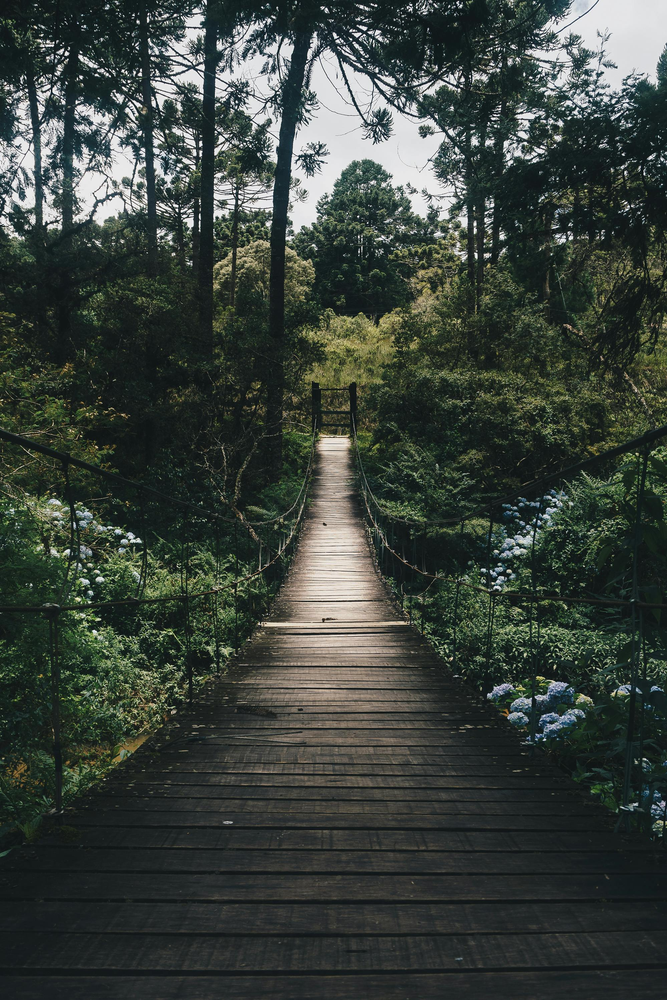
#> input picture Roberts Edge Detection/photo.png, 667 x 1000 px, shrunk from 1999 x 2998 before the run
$ python ' edge_detection.py'   (older library calls are emulated)
#> lines starting #> are read from the running program, lines starting #| are printed output that depends on the picture
import cv2
import numpy as np
import matplotlib.pyplot as plt
from scipy import ndimage

# Function to apply Roberts edge detection manually
def roberts_edge_detection(image):
    # Define the Roberts Cross operator kernels
    kernel_x = np.array([[1, 0], [0, -1]])
    kernel_y = np.array([[0, 1], [-1, 0]])

    # Convolve the image with the kernels
    gradient_x = ndimage.convolve(image, kernel_x)
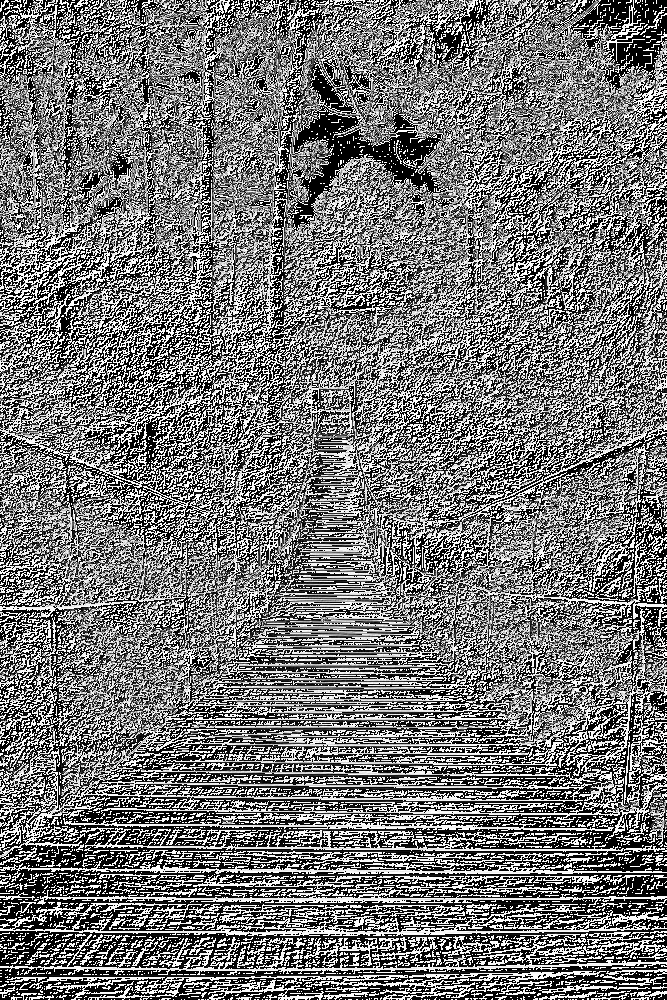
#> gradient_x: shape (1000, 667); min 0, max 255, mean 118.2
    gradient_y = ndimage.convolve(image, kernel_y)
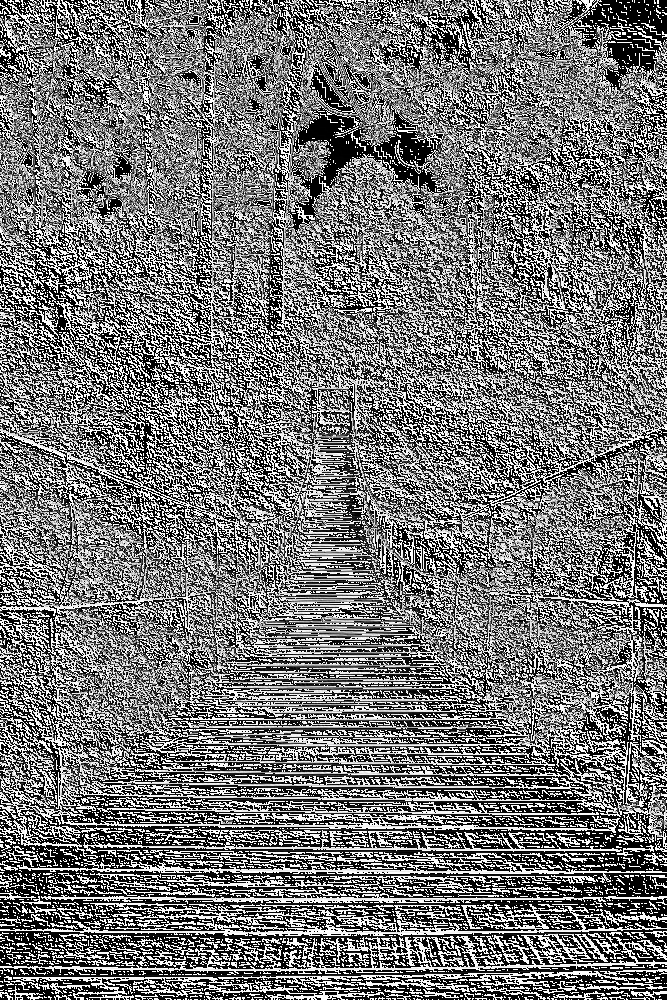
#> gradient_y: shape (1000, 667); min 0, max 255, mean 118.2

    # Calculate the gradient magnitude
    roberts = np.hypot(gradient_x, gradient_y)
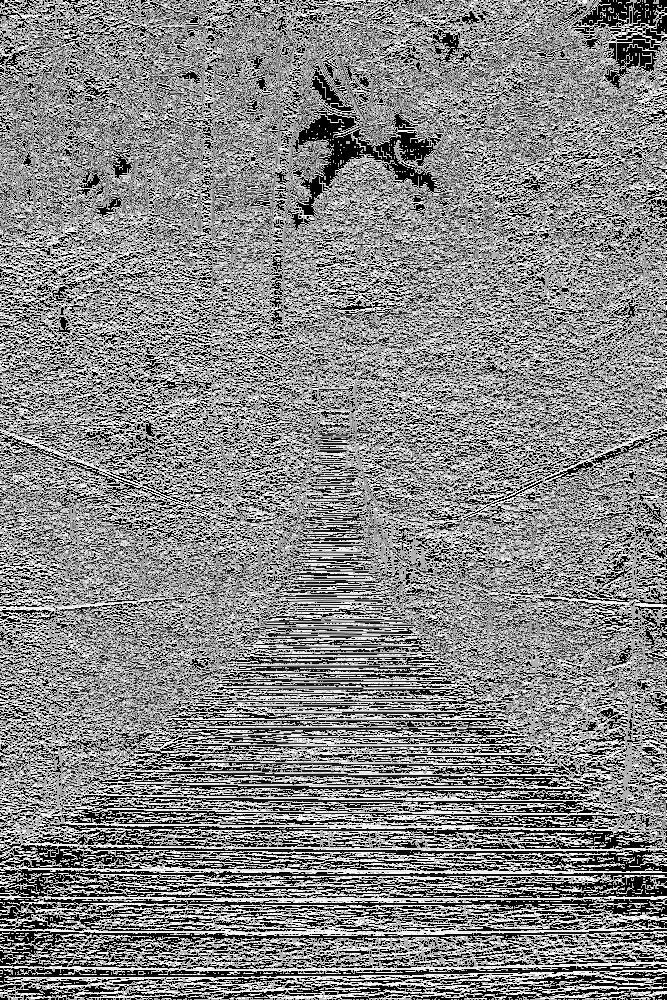
#> roberts: shape (1000, 667) float16; min 0, max 360.5, mean 192; drawn with min black and max white

    return roberts

# Function to apply Prewitt edge detection
def prewitt_edge_detection(image):
    # Prewitt operator kernels for detecting horizontal and vertical edges
    kernel_x = np.array([[1, 0, -1], [1, 0, -1], [1, 0, -1]])
    kernel_y = np.array([[1, 1, 1], [0, 0, 0], [-1, -1, -1]])

    # Apply convolution using kernels
    edges_x = cv2.filter2D(image, -1, kernel_x)
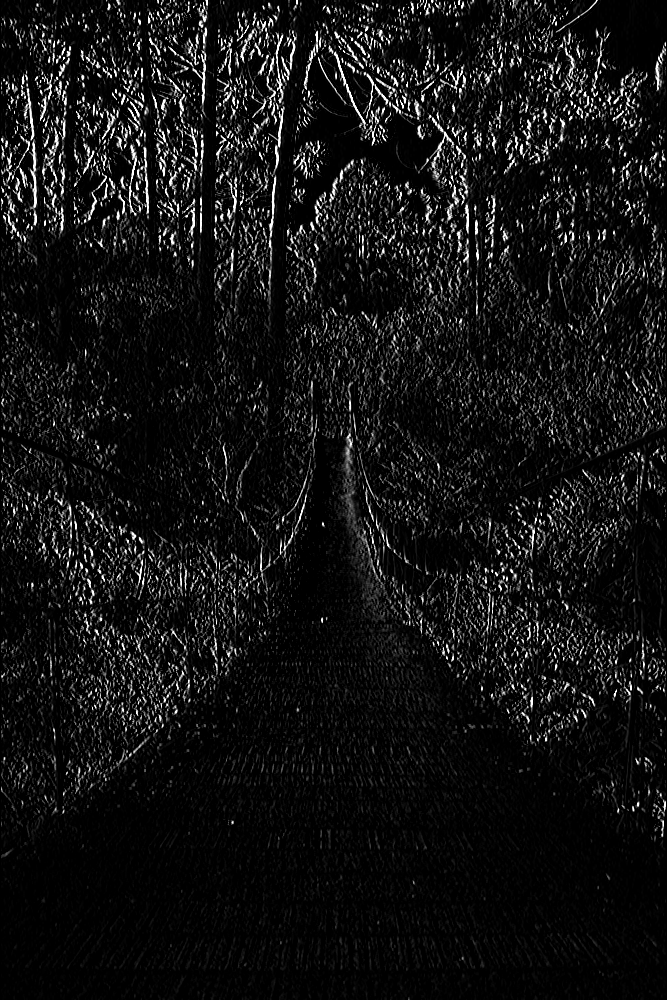
#> edges_x: shape (1000, 667); min 0, max 255, mean 19.4
    edges_y = cv2.filter2D(image, -1, kernel_y)

    # Combine horizontal and vertical edges
    prewitt = np.hypot(edges_x, edges_y)
    return prewitt

# Function to apply Sobel edge detection
def sobel_edge_detection(image):
    # Sobel operator for detecting edges in both x and y directions
    sobel_x = cv2.Sobel(image, cv2.CV_64F, 1, 0, ksize=3)
    sobel_y = cv2.Sobel(image, cv2.CV_64F, 0, 1, ksize=3)
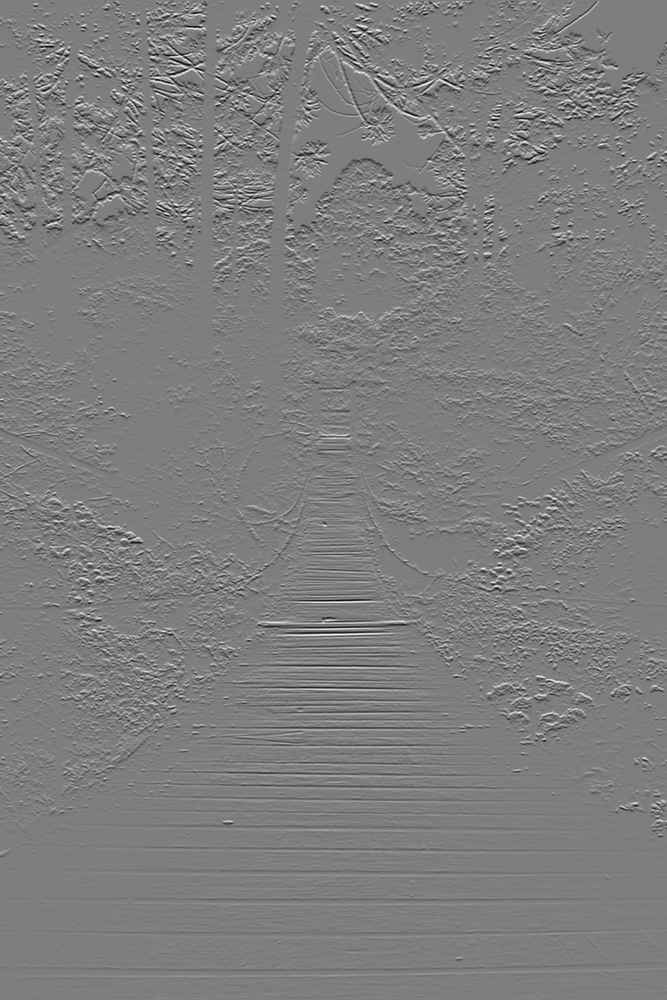
#> sobel_y: shape (1000, 667) float64; min -914, max 931, mean -0.2; drawn with min black and max white

    # Combine gradients
    sobel = cv2.magnitude(sobel_x, sobel_y)
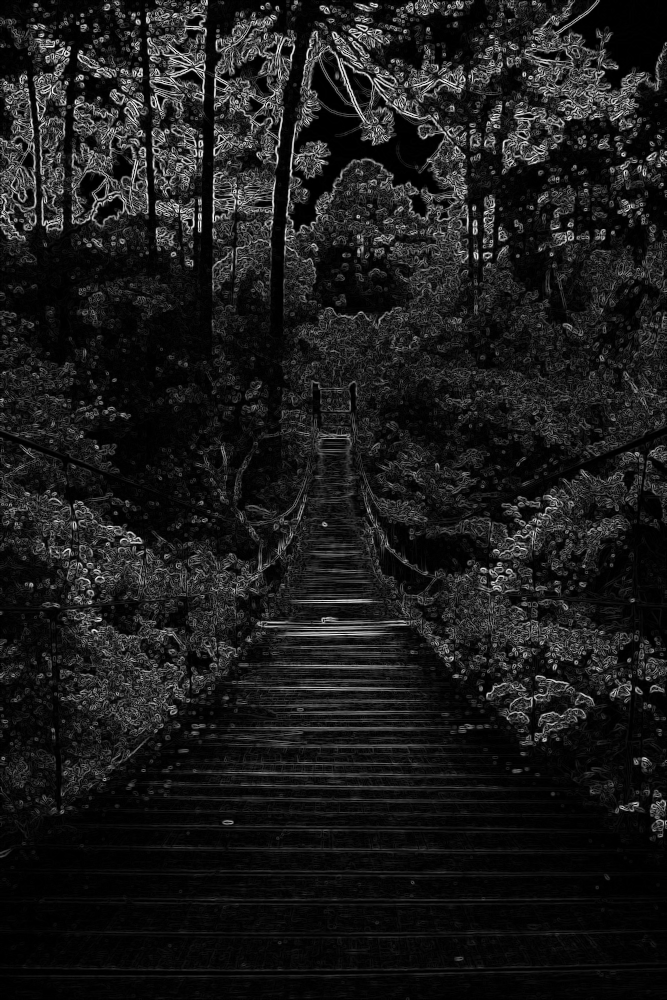
#> sobel: shape (1000, 667) float64; min 0, max 931.5, mean 100.4; drawn with min black and max white
    return sobel

# Function to apply Canny edge detection
def canny_edge_detection(image):
    # Apply Canny edge detector
    canny = cv2.Canny(image, 100, 200)
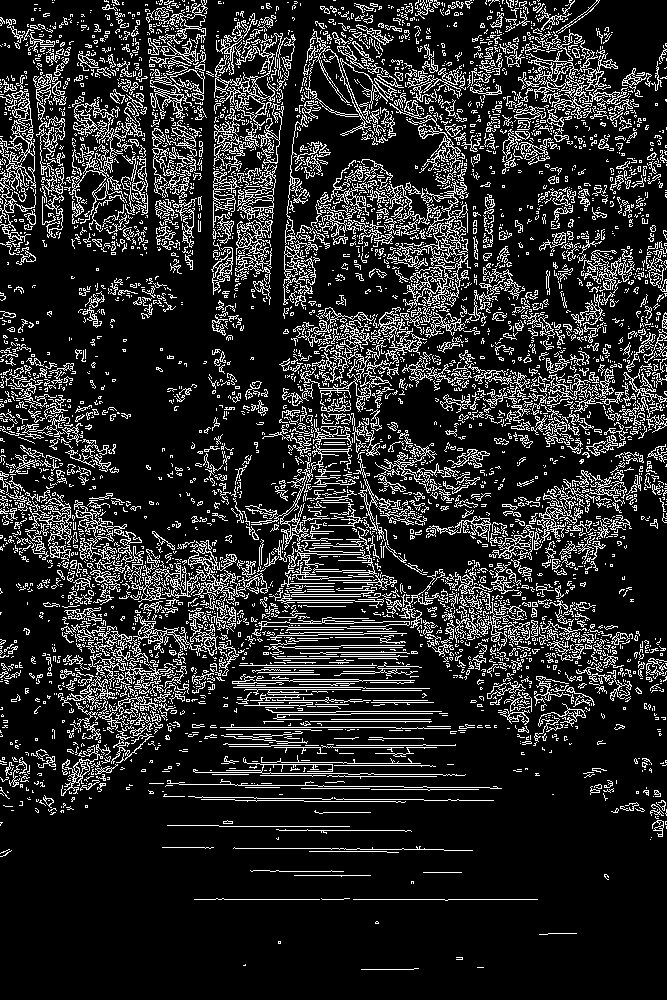
#> canny: shape (1000, 667); 16.2% white in thin lines or dots
    return canny

# Main function to load image, apply edge detection, and display results
def apply_edge_detection(image_path):
    # Load the image in grayscale
    image = cv2.imread(image_path, cv2.IMREAD_GRAYSCALE)

    if image is None:
        print("Error: Image not found.")
        return

    # Apply edge detection methods
    roberts = roberts_edge_detection(image)
    prewitt = prewitt_edge_detection(image)
    sobel = sobel_edge_detection(image)
    canny = canny_edge_detection(image)

    # Display the results using Matplotlib
    plt.figure(figsize=(10, 8))

    # Plot Roberts edge detection result
    plt.subplot(2, 2, 1)
    plt.imshow(roberts, cmap='gray')
    plt.title('Roberts Edge Detection')
    plt.axis('off')

    # Plot Prewitt edge detection result
    plt.subplot(2, 2, 2)
    plt.imshow(prewitt, cmap='gray')
    plt.title('Prewitt Edge Detection')
    plt.axis('off')

    # Plot Sobel edge detection result
    plt.subplot(2, 2, 3)
    plt.imshow(sobel, cmap='gray')
    plt.title('Sobel Edge Detection')
    plt.axis('off')

    # Plot Canny edge detection result
    plt.subplot(2, 2, 4)
    plt.imshow(canny, cmap='gray')
    plt.title('Canny Edge Detection')
    plt.axis('off')

    # Show the plot with all the edge detection results
    plt.tight_layout()
    plt.show()

# Run the edge detection on the 'photo.png' image
apply_edge_detection('photo.png')
